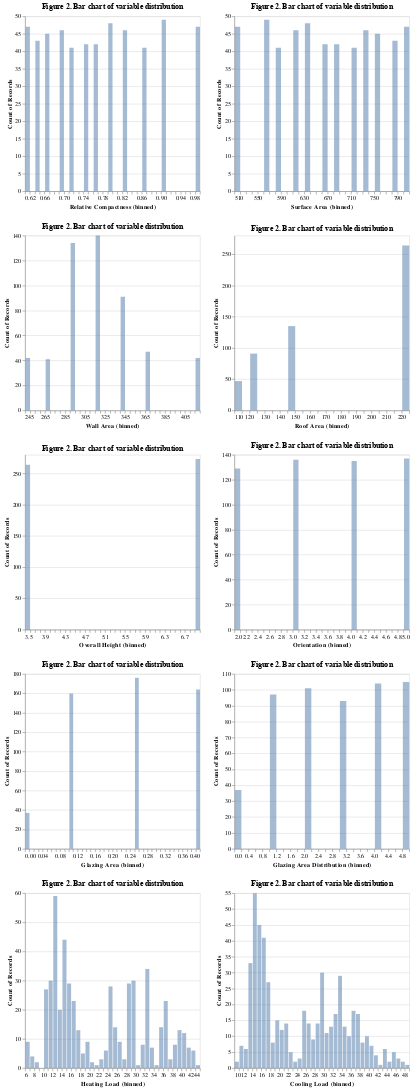

The notebook cell this image was saved under:
### Code cell
# check the distribution of all variables
column_list = train_df.columns.tolist()
feats = ['Relative Compactness', 'Surface Area', 'Wall Area', 'Roof Area', 'Overall Height', 'Orientation', 'Glazing Area', 'Glazing Area Distribution']

distri = alt.Chart(train_df, 
                         title = 'Figure 2. Bar chart of variable distribution'
                        ).mark_bar(opacity = 0.5).encode(
    alt.X (alt.repeat(),
           type = 'quantitative',
          bin = alt.Bin(maxbins = 45)),
    alt.Y('count()', stack = None),
    tooltip = 'count()'
    ).properties(width = 300,
            height = 300).repeat(
    repeat = column_list,
    columns = 2)
distri

### Figure 1 — Vega-Lite specification as saved in the notebook (floating-point values rounded to 4 significant figures; data arrays with more than 128 entries replaced by an {"elided": "..."} marker saying what was removed)
{"$schema": "https://vega.github.io/schema/vega-lite/v4.17.0.json", "columns": 2, "config": {"view": {"continuousHeight": 300, "continuousWidth": 400}}, "datasets": {"data-690a866ea37a34bf4e5816fdd2ab4c1b": {"elided": "537 records"}}, "repeat": ["Relative Compactness", "Surface Area", "Wall Area", "Roof Area", "Overall Height", "Orientation", "Glazing Area", "Glazing Area Distribution", "Heating Load", "Cooling Load"], "spec": {"data": {"name": "data-690a866ea37a34bf4e5816fdd2ab4c1b"}, "encoding": {"tooltip": {"aggregate": "count", "type": "quantitative"}, "x": {"bin": {"maxbins": 45}, "field": {"repeat": "repeat"}, "type": "quantitative"}, "y": {"aggregate": "count", "stack": null, "type": "quantitative"}}, "height": 300, "mark": {"opacity": 0.5, "type": "bar"}, "title": "Figure 2. Bar chart of variable distribution", "width": 300}}
